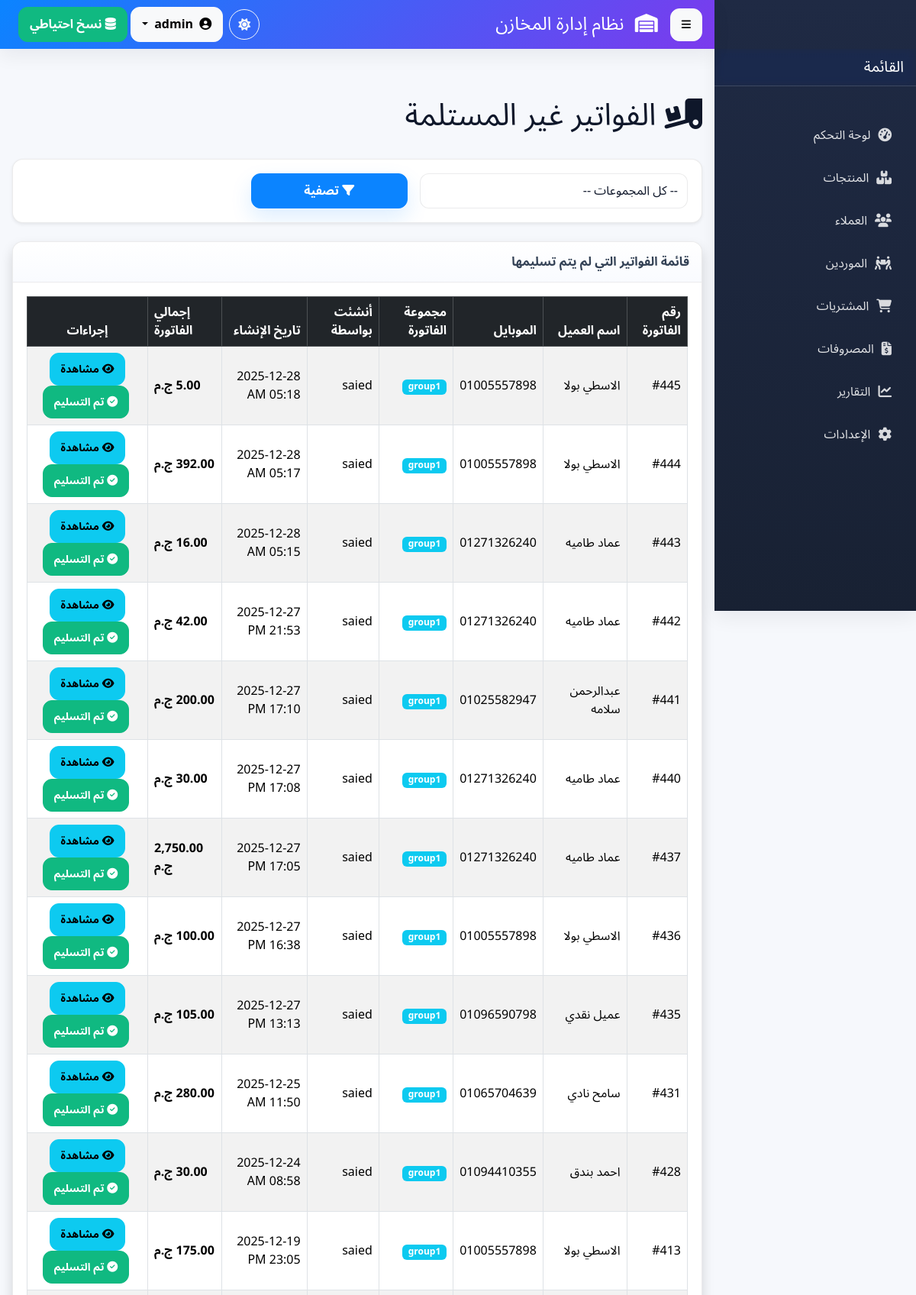
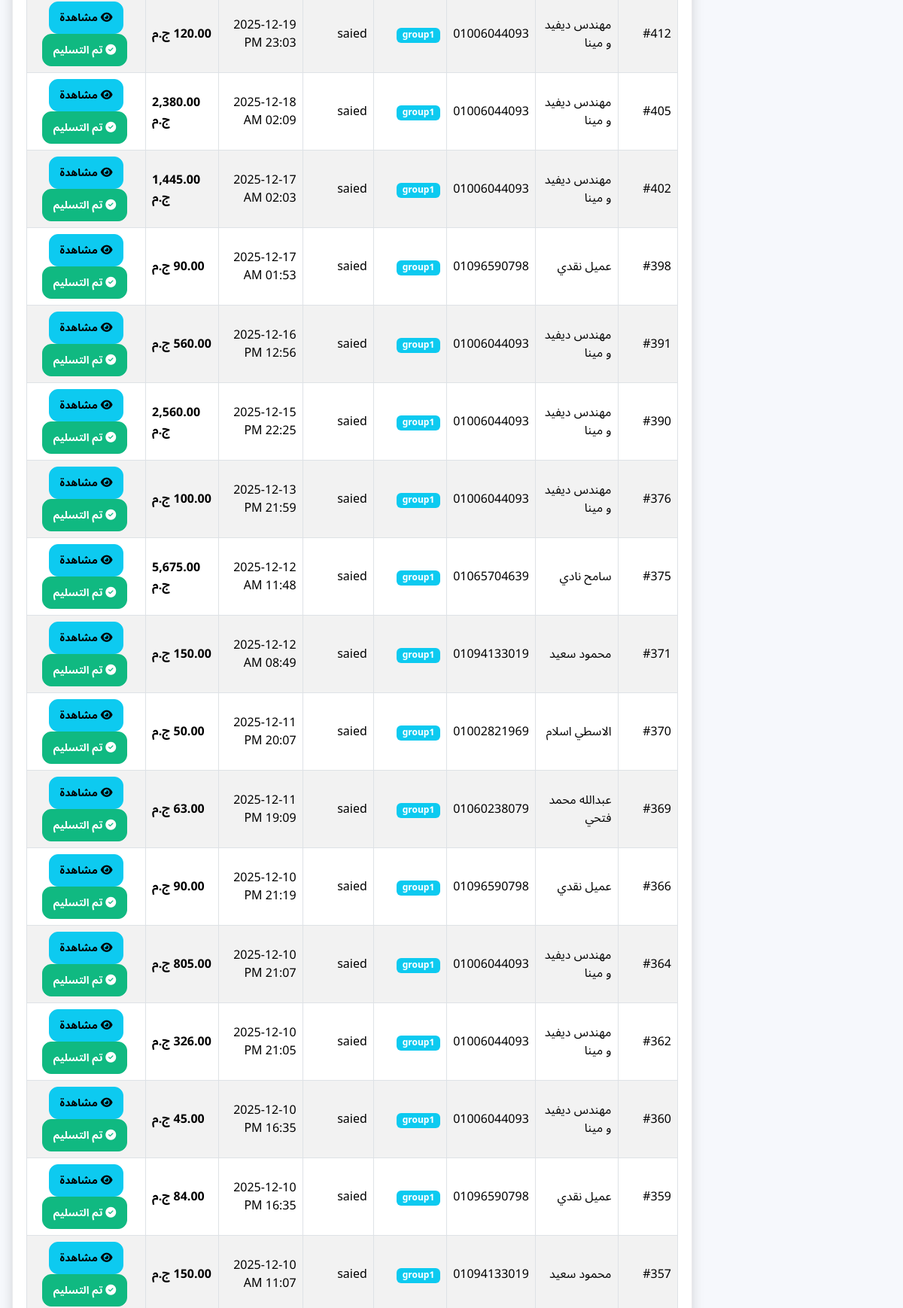
Page /invoices_out/pending.php (signed in, upper part) on the committed database (2 pictures, top to bottom).
### tables this page shows
CREATE TABLE `invoices_out` (
  `id` int(11) NOT NULL COMMENT 'المعرف التلقائي للفاتورة',
  `customer_id` int(11) NOT NULL COMMENT 'معرف العميل المرتبط بالفاتورة',
  `delivered` enum('yes','no','canceled','reverted') NOT NULL DEFAULT 'no' COMMENT 'هل تم التسليم؟ (نعم/لا)',
  `invoice_group` enum('group1','group2','group3','group4','group5','group6','group7','group8','group9','group10','group11') NOT NULL COMMENT 'مجموعة الفاتورة (من 1 إلى 11)',
  `created_by` int(11) DEFAULT NULL COMMENT 'معرف المستخدم الذي أنشأ الفاتورة',
  `created_at` timestamp NOT NULL DEFAULT current_timestamp() COMMENT 'تاريخ ووقت الإنشاء',
  `updated_by` int(11) DEFAULT NULL COMMENT 'معرف المستخدم الذي آخر من عدل الفاتورة',
  `updated_at` timestamp NULL DEFAULT NULL ON UPDATE current_timestamp() COMMENT 'تاريخ ووقت آخر تعديل',
  `notes` text DEFAULT NULL,
  `cancel_reason` varchar(255) DEFAULT NULL,
  `revert_reason` varchar(255) DEFAULT NULL,
  `total_before_discount` decimal(12,2) NOT NULL DEFAULT 0.00 COMMENT 'مجموع البيع قبل أي خصم',
  `discount_type` enum('percent','amount') NOT NULL DEFAULT 'percent' COMMENT 'نوع الخصم',
  `discount_value` decimal(10,2) NOT NULL DEFAULT 0.00 COMMENT 'قيمة الخصم: إذا percent -> تخزن النسبة وإلا قيمة المبلغ',
  `discount_amount` decimal(12,2) NOT NULL DEFAULT 0.00 COMMENT 'مبلغ الخصم المحسوب بالعملة',
  `total_after_discount` decimal(12,2) NOT NULL DEFAULT 0.00 COMMENT 'المجموع النهائي بعد الخصم',
  `total_cost` decimal(12,2) NOT NULL DEFAULT 0.00 COMMENT 'اجمالي التكلفة (مخزن للتقارير)',
  `profit_amount` decimal(12,2) NOT NULL DEFAULT 0.00 COMMENT 'اجمالي الربح = total_before_discount - total_cost'
);

CREATE TABLE `customers` (
  `id` int(11) NOT NULL,
  `name` varchar(150) NOT NULL COMMENT 'اسم العميل',
  `mobile` varchar(11) NOT NULL COMMENT 'رقم الموبايل (11 رقم)',
  `city` varchar(100) NOT NULL COMMENT 'المدينة',
  `address` varchar(255) DEFAULT NULL COMMENT 'العنوان التفصيلي',
  `notes` text DEFAULT NULL,
  `created_by` int(11) DEFAULT NULL COMMENT 'معرف المستخدم الذي أضاف العميل',
  `created_at` timestamp NOT NULL DEFAULT current_timestamp() COMMENT 'تاريخ الإضافة'
);

CREATE TABLE `users` (
  `id` int(11) NOT NULL,
  `username` varchar(50) NOT NULL,
  `email` varchar(100) NOT NULL,
  `password` varchar(255) NOT NULL,
  `role` enum('user','admin') NOT NULL DEFAULT 'user',
  `created_at` timestamp NOT NULL DEFAULT current_timestamp()
);

### invoices_out/pending.php (the view, shortened to what this page needs)
<?php
$selected_group = "";
$result = null;
$sql_select = "SELECT
                    i.id, i.invoice_group, i.created_at,
                    c.name as customer_name, c.mobile as customer_mobile, c.city as customer_city,
                    u.username as creator_name,
                    (SELECT SUM(item.total_price) FROM invoice_out_items item WHERE item.invoice_out_id = i.id) as invoice_total
               FROM invoices_out i
               JOIN customers c ON i.customer_id = c.id
               LEFT JOIN users u ON i.created_by = u.id
               WHERE i.delivered = 'no' ";
$sql_select .= " ORDER BY i.created_at DESC, i.id DESC";
if ($stmt_select = $conn->prepare($sql_select)) {
    if ($stmt_select->execute()) {
        $result = $stmt_select->get_result();
    } else {
        $message = "<div class='alert alert-danger'>حدث خطأ أثناء جلب بيانات الفواتير: " . $stmt_select->error . "</div>";
    }
} else {
    $message = "<div class='alert alert-danger'>خطأ في تحضير استعلام جلب الفواتير: " . $conn->error . "</div>";
}
$view_invoice_page_link = BASE_URL . "invoices_out/create_invoice.php";
$current_page_link = htmlspecialchars($_SERVER["PHP_SELF"]);
require_once BASE_DIR . 'partials/header.php';
require_once BASE_DIR . 'partials/sidebar.php';
?>
<div class="container mt-5 pt-3">
    <div class="d-flex justify-content-between align-items-center mb-4">
        <h1><i class="fas fa-truck-loading"></i> الفواتير غير المستلمة</h1>
    </div>
    <div class="card mb-4 shadow-sm">
        <div class="card-body">
            <form action="<?php echo $current_page_link; ?>" method="post" class="row gx-3 gy-2 align-items-center">
                <div class="col-sm-5">
                    <select name="invoice_group_filter" id="invoice_group_filter" class="form-select">
                        <option value="" <?php echo empty($selected_group) ? 'selected' : ''; ?>>-- كل المجموعات --</option>
                    </select>
                </div>
                <div class="col-sm-3">
                    <button type="submit" name="filter_invoices" class="btn btn-primary w-100">
                        <i class="fas fa-filter"></i> تصفية
                    </button>
                </div>
            </form>
        </div>
    </div>
    <div class="card shadow">
        <div class="card-header">
            قائمة الفواتير التي لم يتم تسليمها
        </div>
        <div class="card-body">
            <div class="table-responsive">
                <table class="table table-striped table-hover table-bordered align-middle">
                    <thead class="table-dark">
                        <tr>
                            <th>رقم الفاتورة</th>
                            <th>اسم العميل</th>
                            <th class="d-none d-md-table-cell">الموبايل</th>
                            <th>مجموعة الفاتورة</th>
                            <th class="d-none d-md-table-cell">أنشئت بواسطة</th>
                            <th class="d-none d-md-table-cell">تاريخ الإنشاء</th>
                            <th class="text-end">إجمالي الفاتورة</th>
                            <th class="text-center">إجراءات</th>
                        </tr>
                    </thead>
                    <tbody>
                        <?php if ($result && $result->num_rows > 0): ?>
                            <?php while($row = $result->fetch_assoc()): ?>
                                <?php
                                $current_invoice_total_for_row = floatval($row["invoice_total"] ?? 0);
                                ?>
                                <tr>
                                    <td>#<?php echo $row["id"]; ?></td>
                                    <td><?php echo htmlspecialchars($row["customer_name"]); ?></td>
                                    <td class="d-none d-md-table-cell"><?php echo htmlspecialchars($row["customer_mobile"]); ?></td>
                                    <td><span class="badge bg-info"><?php echo htmlspecialchars($row["invoice_group"]); ?></span></td>
                                    <td class="d-none d-md-table-cell"><?php echo htmlspecialchars($row["creator_name"] ?? 'غير معروف'); ?></td>
                                    <td class="d-none d-md-table-cell"><?php echo date('Y-m-d H:i A', strtotime($row["created_at"])); ?></td>
                                    <td class="text-end fw-bold"><?php echo number_format($current_invoice_total_for_row, 2); ?> ج.م</td>
                                    <td class="text-center">
                                        <a href="<?php echo $view_invoice_page_link; ?>?id=<?php echo $row["id"]; ?>" class="btn btn-info btn-sm" title="مشاهدة تفاصيل الفاتورة">
                                            <i class="fas fa-eye"></i> مشاهدة
                                        </a>
                                        <?php if (isset($_SESSION['role']) && $_SESSION['role'] == 'admin'): ?>
                                        <form action="<?php echo $current_page_link; ?>" method="post" class="d-inline ms-1">
                                            <button type="submit" name="mark_delivered" class="btn btn-success btn-sm" title="تحديد هذه الفاتورة كمستلمة">
                                                <i class="fas fa-check-circle"></i> تم التسليم
                                            </button>
                                        </form>
                                        <?php endif; ?>
                                    </td>
                                </tr>
                            <?php endwhile; ?>
                        <?php endif; ?>
                    </tbody>
                </table>
            </div>
        </div>
    </div>
    </div>
<?php
require_once BASE_DIR . 'partials/footer.php';
?>

### assets/css/index.css (style rules this page uses)
:root { --primary: #0b84ff; --primary-600: #0a6be0; --primary-700: #0a58c8; --accent: #7c3aed; --accent-600: #6d28d9; --teal: #10b981; --amber: #f59e0b; --rose: #ef4444; --const:white; --bg: #f6f8fc; --surface: #ffffff; --surface-2: #f9fbff; --text: #0f172a; --text-soft: #334155; --muted: #64748b; --border: rgba(2,6,23,0.08); --radius: 14px; --radius-sm: 10px; --radius-lg: 20px; --shadow-1: 0 10px 24px rgba(15,23,42,0.06); --shadow-2: 0 12px 28px rgba(11,132,255,0.14); --ring: 0 0 0 4px rgba(11,132,255,0.18); --header-h: 64px; --sidebar-w: 264px; --sidebar-w-mini: 84px; --fast: .15s ease; --normal: .25s cubic-bezier(.2,.8,.2,1); --grad-1: linear-gradient(135deg, #0b84ff, #7c3aed); --grad-2: linear-gradient(135deg, #10b981, #0ea5e9); --grad-3: linear-gradient(135deg, #f59e0b, #ef4444); --grad-4: linear-gradient(135deg, #ef4444, #b91c1c); }
* { scrollbar-width: thin; scrollbar-color: var(--border) var(--surface); }
[data-app] { font-family: "Tajawal","Noto Sans Arabic",system-ui,-apple-system,Segoe UI,Roboto,Arial,sans-serif; color: var(--text); background: var(--bg); min-height: 100vh; -webkit-font-smoothing: antialiased; -moz-osx-font-smoothing: grayscale; }
[data-app] a { text-decoration: none; }
[data-app] .container, [data-app] .container-fluid { padding-inline: 16px; }
::placeholder { color: var(--muted); opacity: 0.8; }
[data-app] .card { background: var(--surface); border: 1px solid var(--border); border-radius: var(--radius); box-shadow: var(--shadow-1); overflow: hidden; }
[data-app] .card-header { background: linear-gradient(180deg, var(--surface), var(--surface-2)); border-bottom: 1px solid var(--border); padding: 14px 16px; font-weight: 800; color: var(--text-soft); }
[data-app] .card-body { padding: 18px; }
[data-app] .btn { border-radius: 12px; font-weight: 800; padding: 10px 14px; transition: transform var(--fast), box-shadow var(--fast), background var(--fast); }
[data-app] .btn-primary { background: var(--primary); border-color: var(--primary); box-shadow: var(--shadow-2); }
[data-app] .btn-success { background: var(--teal); border-color: var(--teal); }
[data-app] .form-control, [data-app] .form-select, [data-app] textarea, [data-app] input[type="text"], [data-app] input[type="number"], [data-app] input[type="date"], [data-app] input[type="email"], [data-app] input[type="password"] { border-radius: 12px; border: 1px solid var(--border); background: var(--surface); padding: 10px 12px; color: var(--text); transition: border-color var(--fast), box-shadow var(--fast), background var(--fast), transform var(--fast); }
input[type="text"], input[type="number"], input[type="email"], input[type="tel"], textarea, select { width: 100%; padding: 10px 12px; border-radius: var(--radius-sm); border: 1px solid var(--border); background: var(--surface-2); color: var(--text); font-size: 0.95rem; transition: all var(--fast); }
select { appearance: none; background-repeat: no-repeat; background-position: left 12px center; background-size: 14px; padding-left: 34px; cursor: pointer; }
select option { background: var(--surface); color: var(--text); }

### rows in the picture
invoices_out: id "445", customer.name "الاسطي بولا", customer.mobile "01005557898", invoice_group "group1", created_by.username "saied", created_at "2025-12-28 05:18 AM"
invoices_out: id "444", customer.name "الاسطي بولا", customer.mobile "01005557898", invoice_group "group1", created_by.username "saied", created_at "2025-12-28 05:17 AM"
invoices_out: id "443", customer.name "عماد طاميه", customer.mobile "01271326240", invoice_group "group1", created_by.username "saied", created_at "2025-12-28 05:15 AM"
invoices_out: id "442", customer.name "عماد طاميه", customer.mobile "01271326240", invoice_group "group1", created_by.username "saied", created_at "2025-12-27 21:53 PM", current_invoice_total_for_row "42.00"
invoices_out: id "441", customer.name "عبدالرحمن سلامه", customer.mobile "01025582947", invoice_group "group1", created_by.username "saied", created_at "2025-12-27 17:10 PM"
invoices_out: id "440", customer.name "عماد طاميه", customer.mobile "01271326240", invoice_group "group1", created_by.username "saied", created_at "2025-12-27 17:08 PM"
invoices_out: id "437", customer.name "عماد طاميه", customer.mobile "01271326240", invoice_group "group1", created_by.username "saied", created_at "2025-12-27 17:05 PM", current_invoice_total_for_row "2,750.00"
invoices_out: id "436", customer.name "الاسطي بولا", customer.mobile "01005557898", invoice_group "group1", created_by.username "saied", created_at "2025-12-27 16:38 PM"
invoices_out: id "435", customer.name "عميل نقدي", customer.mobile "01096590798", invoice_group "group1", created_by.username "saied", created_at "2025-12-27 13:13 PM"
invoices_out: id "431", customer.name "سامح نادي", customer.mobile "01065704639", invoice_group "group1", created_by.username "saied", created_at "2025-12-25 11:50 AM"
invoices_out: id "428", customer.name "احمد بندق", customer.mobile "01094410355", invoice_group "group1", created_by.username "saied", created_at "2025-12-24 08:58 AM"
invoices_out: id "413", customer.name "الاسطي بولا", customer.mobile "01005557898", invoice_group "group1", created_by.username "saied", created_at "2025-12-19 23:05 PM"
invoices_out: id "412", customer.name "مهندس ديفيد و مينا", customer.mobile "01006044093", invoice_group "group1", created_by.username "saied", created_at "2025-12-19 23:03 PM"
invoices_out: id "405", customer.name "مهندس ديفيد و مينا", customer.mobile "01006044093", invoice_group "group1", created_by.username "saied", created_at "2025-12-18 02:09 AM", current_invoice_total_for_row "2,380.00"
invoices_out: id "402", customer.name "مهندس ديفيد و مينا", customer.mobile "01006044093", invoice_group "group1", created_by.username "saied", created_at "2025-12-17 02:03 AM", current_invoice_total_for_row "1,445.00"
invoices_out: id "398", customer.name "عميل نقدي", customer.mobile "01096590798", invoice_group "group1", created_by.username "saied", created_at "2025-12-17 01:53 AM"
invoices_out: id "391", customer.name "مهندس ديفيد و مينا", customer.mobile "01006044093", invoice_group "group1", created_by.username "saied", created_at "2025-12-16 12:56 PM"
invoices_out: id "390", customer.name "مهندس ديفيد و مينا", customer.mobile "01006044093", invoice_group "group1", created_by.username "saied", created_at "2025-12-15 22:25 PM", current_invoice_total_for_row "2,560.00"
invoices_out: id "376", customer.name "مهندس ديفيد و مينا", customer.mobile "01006044093", invoice_group "group1", created_by.username "saied", created_at "2025-12-13 21:59 PM"
invoices_out: id "375", customer.name "سامح نادي", customer.mobile "01065704639", invoice_group "group1", created_by.username "saied", created_at "2025-12-12 11:48 AM", current_invoice_total_for_row "5,675.00"
invoices_out: id "371", customer.name "محمود سعيد", customer.mobile "01094133019", invoice_group "group1", created_by.username "saied", created_at "2025-12-12 08:49 AM"
invoices_out: id "370", customer.name "الاسطي اسلام", customer.mobile "01002821969", invoice_group "group1", created_by.username "saied", created_at "2025-12-11 20:07 PM"
invoices_out: id "369", customer.name "عبدالله محمد فتحي", customer.mobile "01060238079", invoice_group "group1", created_by.username "saied", created_at "2025-12-11 19:09 PM"
invoices_out: id "366", customer.name "عميل نقدي", customer.mobile "01096590798", invoice_group "group1", created_by.username "saied", created_at "2025-12-10 21:19 PM"
invoices_out: id "364", customer.name "مهندس ديفيد و مينا", customer.mobile "01006044093", invoice_group "group1", created_by.username "saied", created_at "2025-12-10 21:07 PM"
invoices_out: id "362", customer.name "مهندس ديفيد و مينا", customer.mobile "01006044093", invoice_group "group1", created_by.username "saied", created_at "2025-12-10 21:05 PM"
invoices_out: id "360", customer.name "مهندس ديفيد و مينا", customer.mobile "01006044093", invoice_group "group1", created_by.username "saied", created_at "2025-12-10 16:35 PM", current_invoice_total_for_row "45.00"
invoices_out: id "359", customer.name "عميل نقدي", customer.mobile "01096590798", invoice_group "group1", created_by.username "saied", created_at "2025-12-10 16:35 PM"
invoices_out: id "357", customer.name "محمود سعيد", customer.mobile "01094133019", invoice_group "group1", created_by.username "saied", created_at "2025-12-10 11:07 AM"
